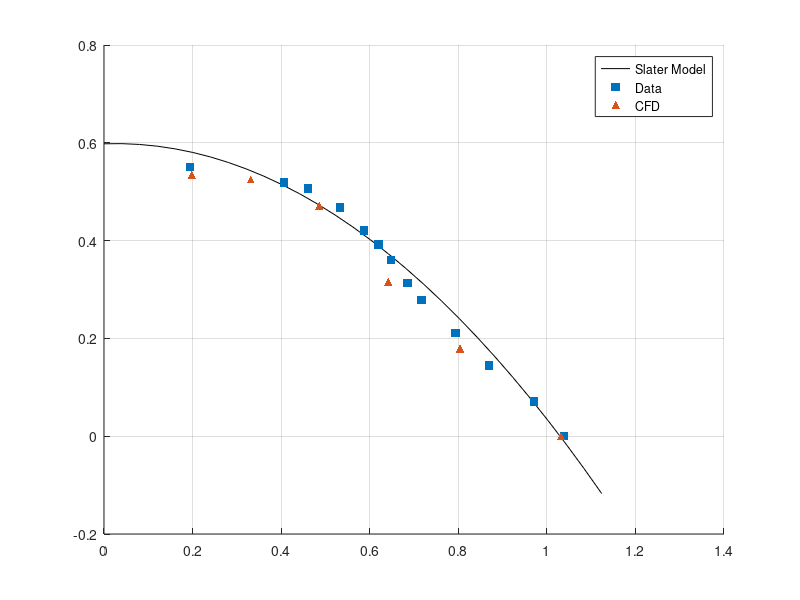

Recreate this plot in MATLAB. (Note: this script raises an error after producing the figure.)
clear; clc


%[0.06426610978520282, -0.00014416775884665278;
cfd_data = [0.06426610978520282, 0;
0.01234706612824018, 0.033328964613368275;
0.020639722925144748, 0.032726081258191334;
0.030300589308001013, 0.029370904325032757;
0.03995199360644611, 0.019672346002621237;
0.05008252345189351, 0.011179554390563555];



efd_data = [0.012059673783939639, 0.03431230564964155;
0.036603710755445454, 0.026207981542455107;
0.044666540641628574, 0.01732076575657504;
0.04942177224024738,  0.013153210701277056;
0.054141503427901666, 0.0090231261087112;
0.06044960025569479,  0.004426562696064985;
% 0.06465393794749408, -0.00014416775884665278;
0.06465393794749408, 0;
0.04269634998138862,  0.01948885976408912;
0.04040359308970683,  0.022424639580602892;
0.038616588519754635, 0.0244167758846658;
0.03319403216170311,  0.029134993446920047;
0.028692895147592882, 0.031572739187418083;
0.025352740250925116, 0.032332896461336844];

mach = 2.46;
gamma = 1.4;
factor = (1+(gamma-1)*mach^2/2)^(gamma/(gamma-1));

plen_ratio_unscaled = 0:0.0025:0.07;
plen_ratio_scaled = plen_ratio_unscaled*factor;
slater_model_scaled = -0.59361420*plen_ratio_scaled.^2 + 0.03069346*plen_ratio_scaled + 0.59799735;
slater_model_unscaled = slater_model_scaled/factor;

% unscaled -> Q_sonic
% figure(1); clf; hold on
% plot(plen_ratio_unscaled,slater_model_unscaled,'k')
% scatter(efd_data(:,1),efd_data(:,2),'square','filled')
% scatter(cfd_data(:,1),cfd_data(:,2),'^','filled')

% scaled -> Q_sonic-B
figure(1); clf; hold on
plot(plen_ratio_scaled,slater_model_scaled,'k')
scatter(efd_data(:,1)*factor,efd_data(:,2)*factor,'square','filled')
scatter(cfd_data(:,1)*factor,cfd_data(:,2)*factor,'^','filled')

grid on
lgd = legend('Slater Model','Data','CFD','Location','Best');
lgd.Box = 'off';
xlim([0,1.2])
ylim([0,0.6])
ylabel('Surface Sonic Flow Coefficient')
xlabel('Plenum Static Pressure Ratio')

% expand axis to fill figure
fig = gcf;
ax = findobj(fig,'type','axes');
for axn = 1:length(ax)
    outerpos = ax(axn).OuterPosition;
    ti = ax(axn).TightInset;
    left = outerpos(1) + ti(1);
    bottom = outerpos(2) + ti(2);
    ax_width = outerpos(3) - ti(1) - ti(3);
    ax_height = outerpos(4) - ti(2) - ti(4);
    ax(axn).Position = [left bottom ax_width ax_height];
end

% save as
raw_name = fullfile('..','figures','slater_cfd_plot');
format = 'both';

set(gcf,'color','w');
set(gcf,'PaperPositionMode','auto')

switch format
    case 'png'
        print([raw_name, '.png'],'-dpng')
    case 'eps'
        print([raw_name, '.eps'],'-depsc')
    case 'both'
        print([raw_name, '.png'],'-dpng')
        print([raw_name, '.eps'],'-depsc')
    otherwise
        disp(['unrecognized format: ',format])
end

